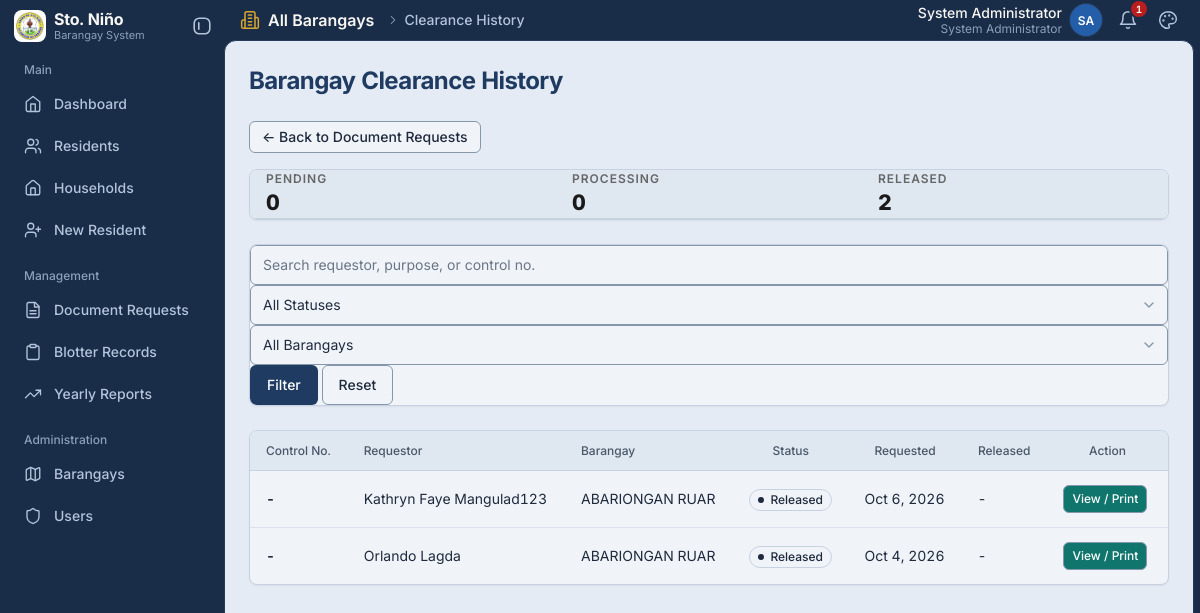
The app's page /pages/clearance_history.php (signed in) with its own data.
### tables this page shows
CREATE TABLE `document_requests` (
  `id` int(11) NOT NULL AUTO_INCREMENT,
  `barangay_id` int(11) NOT NULL,
  `resident_id` int(11) DEFAULT NULL,
  `requestor_name` varchar(150) NOT NULL,
  `document_type` varchar(100) NOT NULL,
  `purpose` varchar(255) DEFAULT NULL,
  `status` enum('Pending','Processing','Released','Rejected','Cancelled') NOT NULL DEFAULT 'Pending',
  `requested_at` timestamp NOT NULL DEFAULT current_timestamp(),
  `released_at` datetime DEFAULT NULL,
  `processed_by` int(11) DEFAULT NULL,
  `processed_at` datetime DEFAULT NULL,
  `decision_note` varchar(255) DEFAULT NULL,
  `notes` text DEFAULT NULL,
   
  `details` text DEFAULT NULL,
  `control_no` varchar(50) DEFAULT NULL,
  PRIMARY KEY (`id`),
  KEY `idx_docs_barangay` (`barangay_id`),
  KEY `idx_docs_resident` (`resident_id`),
  KEY `idx_docs_status` (`status`),
  KEY `idx_docs_processed_by` (`processed_by`),
  CONSTRAINT `document_requests_ibfk_1` FOREIGN KEY (`barangay_id`) REFERENCES `barangays` (`id`),
  CONSTRAINT `document_requests_ibfk_2` FOREIGN KEY (`resident_id`) REFERENCES `residents` (`id`),
  CONSTRAINT `fk_docs_processed_by` FOREIGN KEY (`processed_by`) REFERENCES `users` (`id`) ON DELETE SET NULL ON UPDATE CASCADE
);

CREATE TABLE `barangays` (
  `id` int(11) NOT NULL AUTO_INCREMENT,
  `barangay_name` varchar(150) NOT NULL,
   
   
  `punong_barangay` varchar(150) DEFAULT NULL,
  `created_at` timestamp NOT NULL DEFAULT current_timestamp(),
  PRIMARY KEY (`id`),
  UNIQUE KEY `barangay_name` (`barangay_name`)
);

### config/config.php (called while the page is built, shortened)
<?php
if (!function_exists('url')) {
    function url($path = '') {
        $path = ltrim((string)$path, '/');
        return BASE_URL . '/' . $path;
    }
}
function e($value) { return htmlspecialchars((string)$value, ENT_QUOTES, 'UTF-8'); }
require_once BASE_PATH . '/includes/auth.php';

### includes/auth.php (called while the page is built, shortened)
<?php
if (!defined('BRGY_AUTH_LOADED')) {
    function current_user(): array
    {
        static $user = null;
        if ($user !== null) {
            return $user;
        }
        $user = [
            'id'          => (int)($_SESSION['user_id'] ?? 0),
            'username'    => (string)($_SESSION['username'] ?? ''),
            'full_name'   => (string)($_SESSION['full_name'] ?? ''),
            'role'        => (string)($_SESSION['role'] ?? ''),
            'barangay_id' => null,
            'status'      => (string)($_SESSION['status'] ?? ''),
            'resident_id' => null,
        ];
        $conn = $GLOBALS['conn'] ?? null;
        $stmt = $conn->prepare(
            'SELECT u.id, u.username, u.full_name, u.role, u.barangay_id, u.status,
                    r.id AS resident_id
               FROM users u
               LEFT JOIN residents r ON r.user_id = u.id
              WHERE u.id = ? AND u.deleted_at IS NULL LIMIT 1'
        );
        $uid = (int)$_SESSION['user_id'];
        $stmt->bind_param('i', $uid);
        $stmt->execute();
        $row = $stmt->get_result()->fetch_assoc();
        if ($row) {
            $user = [
                'id'          => (int)$row['id'],
                'username'    => (string)$row['username'],
                'full_name'   => (string)$row['full_name'],
                'role'        => (string)$row['role'],
                'barangay_id' => ($row['barangay_id'] !== null) ? (int)$row['barangay_id'] : null,
                'status'      => (string)$row['status'],
                'resident_id' => ($row['resident_id'] !== null) ? (int)$row['resident_id'] : null,
            ];
        }
        return $user;
    }
    function current_role(): string
    {
        return (string)(current_user()['role'] ?? '');
    }
    function is_admin(): bool     { return current_role() === 'admin'; }
    function require_role(array $allowed): void
    {
        $user  = current_user();
    }
    function require_staff(): void     { require_role(['admin', 'secretary']); }
    function scope_barangay(string $alias = '', string $join = ' AND '): array
    {
        if (is_admin()) {
            return ['', []];
        }
        $prefix = ($alias !== '') ? $alias . '.' : '';
        $bid    = current_barangay_id();
        return [$join . $prefix . 'barangay_id = ?', [$bid]];
    }
}
?>

### pages/clearance_history.php (the view, shortened to what this page needs)
<?php
require_once __DIR__ . '/../config/config.php';
require_staff();
list($scopeSql, $scopeParams) = scope_barangay('dr');
$f_q        = trim($_GET['q'] ?? '');
$f_status   = trim($_GET['status'] ?? '');
$f_barangay = (int)($_GET['barangay'] ?? 0);
$sql = "
    SELECT
        dr.id,
        dr.barangay_id,
        dr.resident_id,
        dr.requestor_name,
        dr.document_type,
        dr.purpose,
        dr.status,
        dr.control_no,
        dr.requested_at,
        dr.released_at,
        b.barangay_name
    FROM document_requests dr
    LEFT JOIN barangays b ON b.id = dr.barangay_id
    WHERE LOWER(TRIM(dr.document_type)) = 'barangay clearance' $scopeSql
";
$sql .= " ORDER BY dr.requested_at DESC, dr.id DESC";
$stmt = $conn->prepare($sql);
$stmt->execute();
$result = $stmt->get_result();
$clearances = $result->fetch_all(MYSQLI_ASSOC);
$brgys = null;
if (is_admin()) {
    $brgys = $conn->query('SELECT id, barangay_name FROM barangays ORDER BY barangay_name ASC');
}
$statusOptions = ['Pending', 'Processing', 'Released'];
$statusCounts = [];
foreach ($statusOptions as $s) {
    $statusCounts[$s] = 0;
}
foreach ($clearances as $c) {
    $statusCounts[$c['status']] = ($statusCounts[$c['status']] ?? 0) + 1;
}
include BASE_PATH . '/partials/header.php';
?>
<div>
    <div class="toolbar">
        <a class="btn btn--ghost" href="<?= e(url('pages/documents.php')) ?>">← Back to Document Requests</a>
    </div>
    <div class="card table-wrap" style="overflow-x:auto">
        <table style="width:100%; text-align:center">
            <thead>
                <tr>
                    <?php foreach ($statusOptions as $s): ?>
                    <th style="width:33%">
                        <span style="display:block; font-size:9pt; font-weight:600; text-transform:uppercase; letter-spacing:1px; color:#666"><?= e($s) ?></span>
                        <span style="display:block; font-size:16pt; font-weight:800; color:#1a1a1a"><?= (int)($statusCounts[$s] ?? 0) ?></span>
                    </th>
                    <?php endforeach; ?>
                </tr>
            </thead>
        </table>
    </div>
    <div class="card table-wrap" style="overflow-x:auto">
        <form method="get">
            <input type="search" name="q" placeholder="Search requestor, purpose, or control no." value="<?= e($f_q) ?>">
            <select name="status">
                <option value="">All Statuses</option>
            </select>
            <?php if (is_admin() && $brgys): ?>
            <select name="barangay">
                <option value="0">All Barangays</option>
            </select>
            <?php endif; ?>
            <button class="btn" type="submit">Filter</button>
            <a class="btn btn--ghost" href="<?= e(url('pages/clearance_history.php')) ?>">Reset</a>
        </form>
    </div>
    <div class="card table-wrap" style="overflow-x:auto">
        <table style="width:100%">
            <thead>
                <tr>
                    <th style="text-align:left">Control No.</th>
                    <th style="text-align:left">Requestor</th>
                    <th style="text-align:left">Barangay</th>
                    <th style="text-align:center">Status</th>
                    <th style="text-align:center">Requested</th>
                    <th style="text-align:center">Released</th>
                    <th style="text-align:center">Action</th>
                </tr>
            </thead>
            <tbody>
            <?php if (empty($clearances)): ?>
                <?= ($f_q !== '' || $f_status !== '' || $f_barangay > 0)
                    ? empty_row(7, 'search', 'No clearance requests match', 'Try a different search, or reset the filters.')
                    : empty_row(7, 'file-text', 'No clearance requests yet', 'Barangay Clearance requests will be listed here once they are filed.') ?>
            <?php else: foreach ($clearances as $c): ?>
                <tr>
                    <td style="white-space:nowrap"><strong><?= e($c['control_no'] ?? '-') ?></strong></td>
                    <td><?= e($c['requestor_name']) ?></td>
                    <td><?= e($c['barangay_name'] ?? '-') ?></td>
                    <td style="text-align:center">
                        <span class="badge badge--<?= e($c['status']) ?>"><?= e(ucfirst($c['status'])) ?></span>
                    </td>
                    <td style="white-space:nowrap"><?= e($c['requested_at'] ? date('M j, Y', strtotime($c['requested_at'])) : '-') ?></td>
                    <td style="white-space:nowrap"><?= e($c['released_at'] ? date('M j, Y', strtotime($c['released_at'])) : '-') ?></td>
                    <td style="text-align:center">
                        <?php if ($c['status'] === 'Released'): ?>
                            <a
                                class="btn btn-success btn--ghost"
                                href="<?= e(url('documents/clearance_generate.php?request_id=' . (int)$c['id'])) ?>"
                            >
                                View / Print
                            </a>
                        <?php else: ?>
                            <span class="muted-meta">Pending release</span>
                        <?php endif; ?>
                    </td>
                </tr>
            <?php endforeach; endif; ?>
            </tbody>
        </table>
    </div>
</div>
<?php include BASE_PATH . '/partials/footer.php'; ?>

### records on screen
document_requests: control_no "-", requestor_name "Kathryn Faye Mangulad123", barangay.barangay_name "ABARIONGAN RUAR", status "Released", requested_at "Oct 6, 2026", released_at "-"
document_requests: control_no "-", requestor_name "Orlando Lagda", barangay.barangay_name "ABARIONGAN RUAR", status "Released", requested_at "Oct 4, 2026", released_at "-"

### other values on screen
$group "Main"
$item['label'] "Dashboard"
$item['label'] "Residents"
$item['label'] "Households"
$item['label'] "New Resident"
$group "Management"
$item['label'] "Document Requests"
$item['label'] "Blotter Records"
$item['label'] "Yearly Reports"
$group "Administration"
$item['label'] "Barangays"
$item['label'] "Users"
$scope_name "All Barangays"
$crumb "Clearance History"
$full_name "System Administrator"
